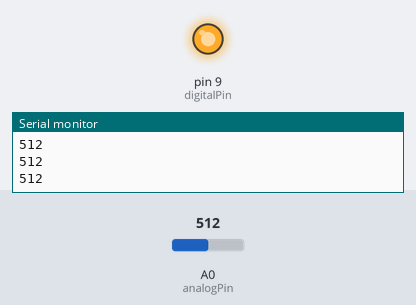
Bench run of a sketch on a simulated Arduino Uno, built with avr-gcc and run on an emulated ATmega328P. Shown: output pins drawn as LEDs (lit = HIGH), the last lines printed to the serial monitor. The inputs (shaded band) are chosen by the test bench; at power-on: A0 (analogPin) = 512.

Above: at 1.2 s.
1.3 s: A0 (analogPin) set to 7
2.8 s: A0 (analogPin) set to 4
At 3.3 s:
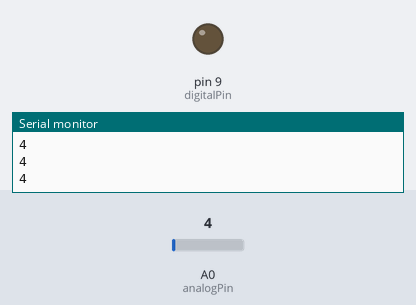
4.3 s: A0 (analogPin) set to 122
At 4.6 s:
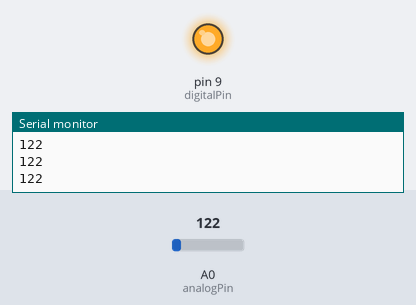
5.8 s: A0 (analogPin) set to 0
At 6.9 s:
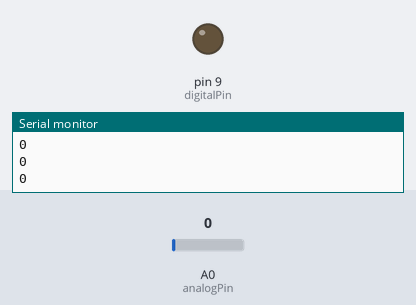
Timing chart, 0 to 8.3 s (numbered marks = the images above; inputs shaded):
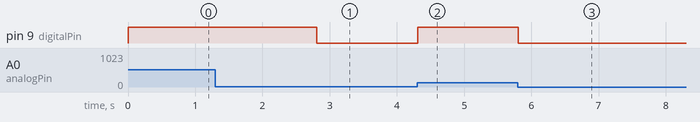

The sketch:

sketch_oct20a_speerReader.ino
```cpp
/*
  We read half the signal period from the speed sensor (bypassing the dashboard)
  and then convert the signal to digital for ECU.
*/

const int analogPin = A0;
const int digitalPin = 9;

void setup() {
  pinMode(digitalPin, OUTPUT);
  Serial.begin(9600);
}

void loop() {
  static bool state = LOW;
  static int lastAnalogValue = 0;
  const int threshold = 5; // Минимальный уровень сигнала для учета прохода через ноль

  int analogValue = analogRead(analogPin);

  Serial.println(analogValue);

  // Проверка на переход через ноль с гистерезисом
  if ((lastAnalogValue < threshold && analogValue >= threshold) ||
      (lastAnalogValue > threshold && analogValue <= threshold)) {
    state = !state;
    digitalWrite(digitalPin, state); // Переключаем состояние
   // delay(20); // Задержка для уменьшения частоты импульсов
  }
  lastAnalogValue = analogValue;
}
```

Measured:
- the behaviour switches between 6 and 5 on A0 (analogPin) (found by bisection; images 0 and 1)
- after the input at 2.8 s, pin 9 (digitalPin): HIGH → LOW at once
- after the input at 4.3 s, pin 9 (digitalPin): LOW → HIGH at once
- after the input at 5.8 s, pin 9 (digitalPin): HIGH → LOW at once
